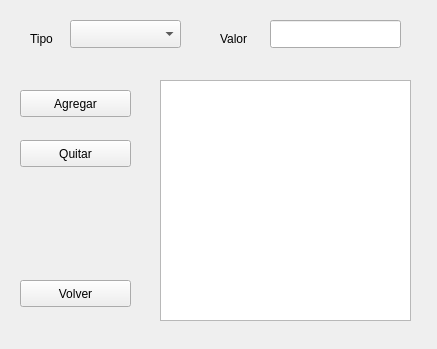
<?xml version="1.0" encoding="UTF-8"?>
<ui version="4.0">
 <class>frmCondicionesExternas</class>
 <widget class="QWidget" name="frmCondicionesExternas">
  <property name="geometry">
   <rect>
    <x>0</x>
    <y>0</y>
    <width>437</width>
    <height>349</height>
   </rect>
  </property>
  <property name="windowTitle">
   <string>Condiciones Externas</string>
  </property>
  <widget class="QPushButton" name="btnAgregar">
   <property name="geometry">
    <rect>
     <x>20</x>
     <y>90</y>
     <width>111</width>
     <height>27</height>
    </rect>
   </property>
   <property name="text">
    <string>Agregar</string>
   </property>
  </widget>
  <widget class="QPushButton" name="btnVolver">
   <property name="geometry">
    <rect>
     <x>20</x>
     <y>280</y>
     <width>111</width>
     <height>27</height>
    </rect>
   </property>
   <property name="text">
    <string>Volver</string>
   </property>
  </widget>
  <widget class="QLineEdit" name="txtValor">
   <property name="geometry">
    <rect>
     <x>270</x>
     <y>20</y>
     <width>131</width>
     <height>28</height>
    </rect>
   </property>
  </widget>
  <widget class="QComboBox" name="cmbTipo">
   <property name="geometry">
    <rect>
     <x>70</x>
     <y>20</y>
     <width>111</width>
     <height>28</height>
    </rect>
   </property>
  </widget>
  <widget class="QLabel" name="lblTipo">
   <property name="geometry">
    <rect>
     <x>30</x>
     <y>30</y>
     <width>70</width>
     <height>18</height>
    </rect>
   </property>
   <property name="text">
    <string>Tipo</string>
   </property>
  </widget>
  <widget class="QLabel" name="lblValor">
   <property name="geometry">
    <rect>
     <x>220</x>
     <y>30</y>
     <width>51</width>
     <height>18</height>
    </rect>
   </property>
   <property name="text">
    <string>Valor</string>
   </property>
  </widget>
  <widget class="QPushButton" name="btnQuitar">
   <property name="geometry">
    <rect>
     <x>20</x>
     <y>140</y>
     <width>111</width>
     <height>27</height>
    </rect>
   </property>
   <property name="text">
    <string>Quitar</string>
   </property>
  </widget>
  <widget class="QListView" name="listView">
   <property name="geometry">
    <rect>
     <x>160</x>
     <y>80</y>
     <width>251</width>
     <height>241</height>
    </rect>
   </property>
  </widget>
 </widget>
 <resources/>
 <connections>
  <connection>
   <sender>btnVolver</sender>
   <signal>clicked()</signal>
   <receiver>frmCondicionesExternas</receiver>
   <slot>close()</slot>
   <hints>
    <hint type="sourcelabel">
     <x>67</x>
     <y>249</y>
    </hint>
    <hint type="destinationlabel">
     <x>69</x>
     <y>222</y>
    </hint>
   </hints>
  </connection>
 </connections>
</ui>
